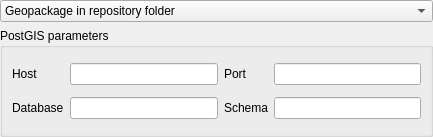
<?xml version="1.0" encoding="UTF-8"?>
<ui version="4.0">
 <class>Form</class>
 <widget class="QWidget" name="Form">
  <property name="geometry">
   <rect>
    <x>0</x>
    <y>0</y>
    <width>433</width>
    <height>137</height>
   </rect>
  </property>
  <property name="windowTitle">
   <string>Form</string>
  </property>
  <layout class="QVBoxLayout" name="verticalLayout" stretch="0,1">
   <property name="leftMargin">
    <number>0</number>
   </property>
   <property name="topMargin">
    <number>0</number>
   </property>
   <property name="rightMargin">
    <number>0</number>
   </property>
   <property name="bottomMargin">
    <number>0</number>
   </property>
   <item>
    <layout class="QHBoxLayout" name="type_layout">
     <property name="bottomMargin">
      <number>0</number>
     </property>
     <item>
      <widget class="QComboBox" name="comboStorageType">
       <item>
        <property name="text">
         <string>Geopackage in repository folder</string>
        </property>
       </item>
       <item>
        <property name="text">
         <string>PostGIS database</string>
        </property>
       </item>
      </widget>
     </item>
    </layout>
   </item>
   <item>
    <widget class="QGroupBox" name="grpPostgis">
     <property name="title">
      <string>PostGIS parameters</string>
     </property>
     <layout class="QGridLayout" name="gridLayout">
      <item row="1" column="2">
       <widget class="QLabel" name="label_5">
        <property name="text">
         <string>Schema</string>
        </property>
       </widget>
      </item>
      <item row="0" column="0">
       <widget class="QLabel" name="label_2">
        <property name="text">
         <string>Host</string>
        </property>
       </widget>
      </item>
      <item row="0" column="1">
       <widget class="QLineEdit" name="txtHost"/>
      </item>
      <item row="0" column="3">
       <widget class="QLineEdit" name="txtPort"/>
      </item>
      <item row="0" column="2">
       <widget class="QLabel" name="label_3">
        <property name="text">
         <string>Port</string>
        </property>
       </widget>
      </item>
      <item row="1" column="0">
       <widget class="QLabel" name="label_4">
        <property name="text">
         <string>Database</string>
        </property>
       </widget>
      </item>
      <item row="1" column="1">
       <widget class="QLineEdit" name="txtDatabase"/>
      </item>
      <item row="1" column="3">
       <widget class="QLineEdit" name="txtSchema"/>
      </item>
     </layout>
    </widget>
   </item>
  </layout>
 </widget>
 <resources/>
 <connections/>
</ui>
